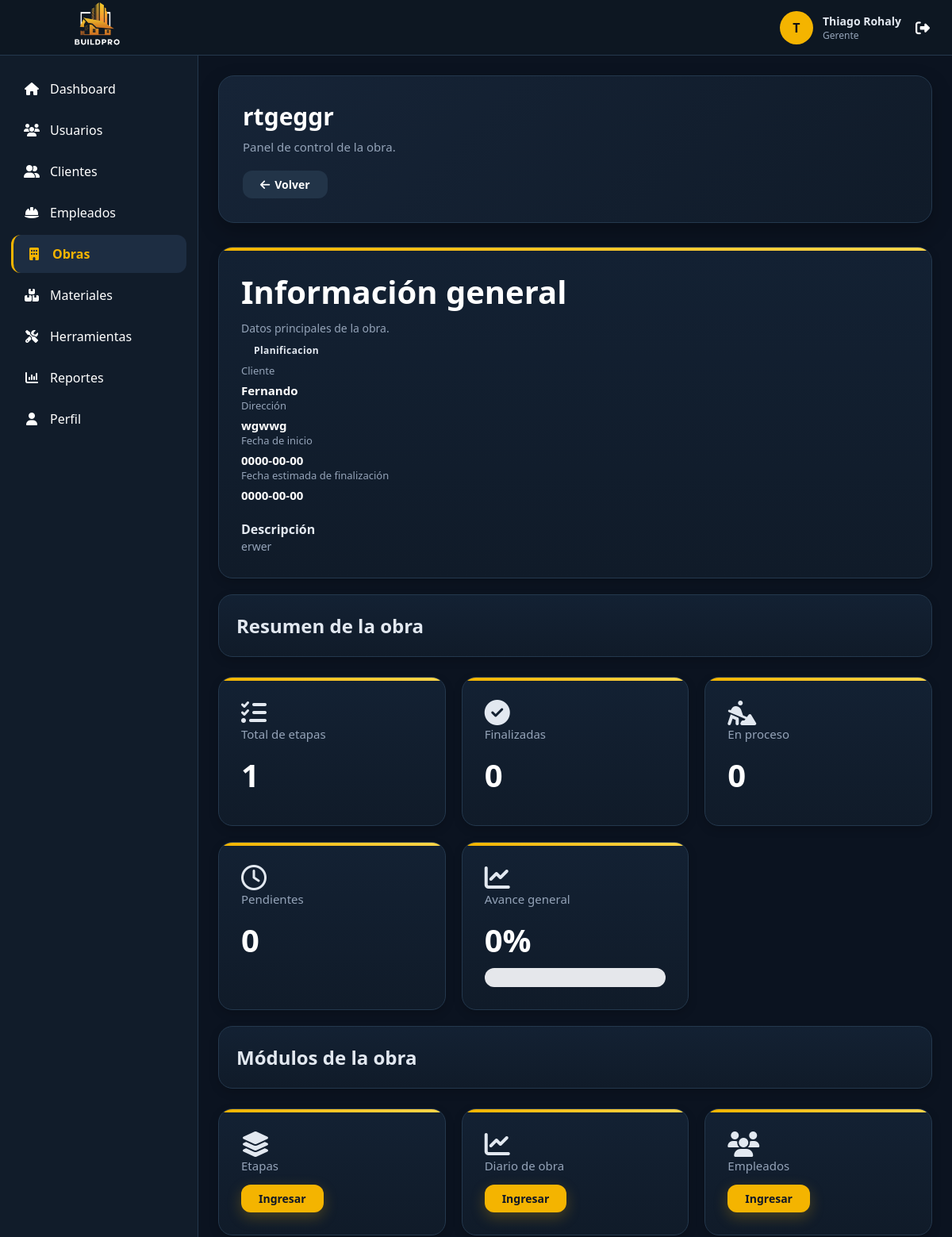
Page /vistas/obras/ver.php?id=15 (signed in, upper part) on the earlier database version.
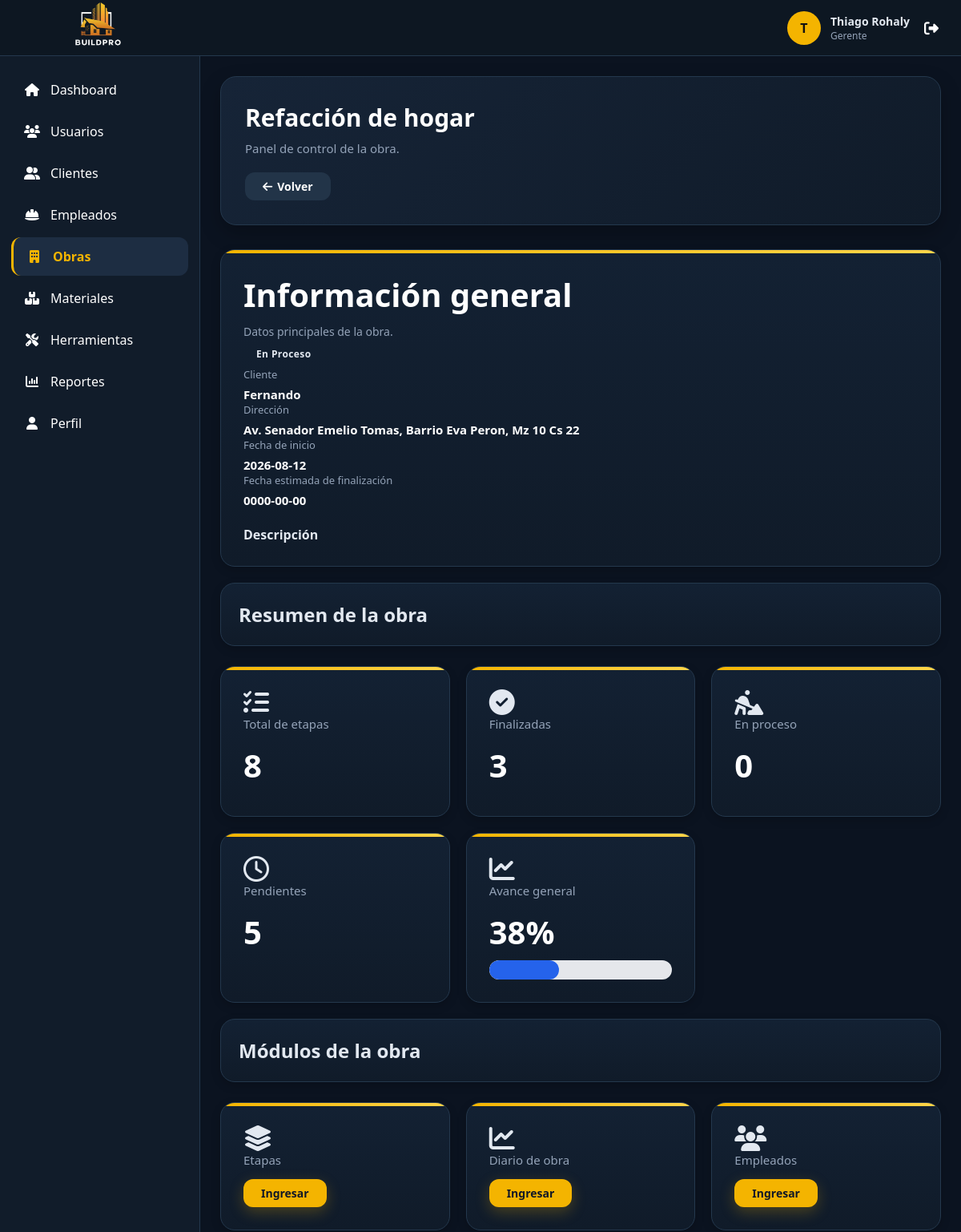
Same page on the later database version.
### tables this page shows
CREATE TABLE `obra` (
  `id_obra` int(11) NOT NULL,
  `id_usuario` int(11) NOT NULL,
  `nombre_obra` varchar(150) NOT NULL,
  `direccion` varchar(255) NOT NULL,
  `descripcion` text DEFAULT NULL,
  `fecha_inicio` date DEFAULT NULL,
  `fecha_fin` date DEFAULT NULL,
  `estado` enum('Planificacion','En Proceso','Finalizada','Cancelada','Suspendida') DEFAULT 'Planificacion',
  `activo` tinyint(1) NOT NULL DEFAULT 1
);

CREATE TABLE `usuario` (
  `id_usuario` int(11) NOT NULL,
  `id_rol` int(11) NOT NULL,
  `nombre` varchar(100) NOT NULL,
  `apellido` varchar(100) NOT NULL,
  `documento` varchar(20) DEFAULT NULL,
  `correo` varchar(150) NOT NULL,
  `contraseña` varchar(255) NOT NULL,
  `telefono` varchar(20) DEFAULT NULL,
  `direccion` varchar(255) DEFAULT NULL,
  `salario` decimal(12,2) DEFAULT NULL,
  `fecha_registro` datetime DEFAULT current_timestamp(),
  `estado` tinyint(1) DEFAULT 1 COMMENT '1=Activo, 0=Inactivo'
);

### modelos/Conexion.php (called while the page is built)
<?php
class Conexion {
    private $host = "localhost";
    private $usuario = "root";
    private $password = "";
    private $baseDatos = "constructora";
    public function conectar(){
        try {
            $conexion = new PDO(
                "mysql:host=".$this->host.";dbname=".$this->baseDatos.";charset=utf8",
                $this->usuario,
                $this->password
            );
            $conexion->setAttribute(
                PDO::ATTR_ERRMODE,
                PDO::ERRMODE_EXCEPTION
            );
            return $conexion;
        } catch(PDOException $e){
            die("Error de conexión: ".$e->getMessage());
        }
    }
}
?>

### modelos/Obra.php (called while the page is built, shortened)
<?php
require_once "Conexion.php";
class Obra
{
    private $conexion;
    public function __construct()
    {
        $db = new Conexion();
        $this->conexion = $db->conectar();
    }
    public function buscarPorId($id)
{
    $sql = "SELECT
                o.*,
                u.nombre AS nombre_cliente,
                u.apellido AS apellido_cliente
            FROM obra o
            INNER JOIN usuario u
                ON o.id_usuario = u.id_usuario
            WHERE o.id_obra = :id";
    $consulta = $this->conexion->prepare($sql);
    $consulta->bindParam(":id", $id, PDO::PARAM_INT);
    $consulta->execute();
    return $consulta->fetch(PDO::FETCH_ASSOC);
}
}

### modelos/Etapa.php (called while the page is built, shortened)
<?php
require_once "Conexion.php";
class Etapa
{
    private $conexion;
    public function __construct()
    {
        $db = new Conexion();
        $this->conexion = $db->conectar();
    }
    public function calcularAvance($id_obra)
    {
        $sql = "SELECT
                COUNT(*) AS total,
                SUM(CASE WHEN estado='Finalizada' THEN 1 ELSE 0 END) AS finalizadas
            FROM etapa_obra
            WHERE id_obra = ?";
        $stmt = $this->conexion->prepare($sql);
        $stmt->execute([$id_obra]);
        $resultado = $stmt->fetch(PDO::FETCH_ASSOC);
        return round(
            ($resultado["finalizadas"] / $resultado["total"]) * 100
        );
    }
    public function obtenerResumen($id_obra)
    {
        $sql = "SELECT
                COUNT(*) AS total,
                SUM(CASE WHEN estado='Finalizada' THEN 1 ELSE 0 END) AS finalizadas,
                SUM(CASE WHEN estado='En Proceso' THEN 1 ELSE 0 END) AS proceso,
                SUM(CASE WHEN estado='Pendiente' THEN 1 ELSE 0 END) AS pendientes
            FROM etapa_obra
            WHERE id_obra=?";
        $stmt = $this->conexion->prepare($sql);
        $stmt->execute([$id_obra]);
        $datos = $stmt->fetch(PDO::FETCH_ASSOC);
        return [
            "total" => (int)$datos["total"],
            "finalizadas" => (int)$datos["finalizadas"],
            "proceso" => (int)$datos["proceso"],
            "pendientes" => (int)$datos["pendientes"]
        ];
    }
}

### vistas/obras/ver.php (the view, shortened to what the changed rows need)
<?php
require_once "../../modelos/Obra.php";
require_once "../../modelos/Etapa.php";
$obra = new Obra();
$id = $_GET["id"] ?? 0;
$detalle = $obra->buscarPorId($id);
$etapa = new Etapa();
$avance = $etapa->calcularAvance($id);
$resumen = $etapa->obtenerResumen($id);
require_once "../../layouts/header.php";
?>
<main class="content">
    <div class="page-header">
        <div>
            <h1 class="page-title">
                <?= htmlspecialchars($detalle["nombre_obra"]) ?>
            </h1>
            <p class="page-subtitle">
                Panel de control de la obra.
            </p>
        </div>
    </div>
    <div class="card" style="margin-bottom: 20px;">
        <div class="card-header">
            <div>
                <h2>
                    Información general
                </h2>
                <p>
                </p>
            </div>
            <span class="badge">
                <?= htmlspecialchars($detalle["estado"]) ?>
            </span>
        </div>
        <div class="info-grid">
            <div class="info-item">
                <span>
                    Cliente
                </span>
                <strong>
                    <?= htmlspecialchars($detalle["nombre_cliente"]) ?>
                </strong>
            </div>
            <div class="info-item">
                <span>
                    Dirección
                </span>
                <strong>
                    <?= htmlspecialchars($detalle["direccion"]) ?>
                </strong>
            </div>
            <div class="info-item">
                <span>
                    Fecha de inicio
                </span>
                <strong>
                    <?= htmlspecialchars($detalle["fecha_inicio"]) ?>
                </strong>
            </div>
            <div class="info-item">
                <span>
                    Fecha estimada de finalización
                </span>
                <strong>
                    <?= htmlspecialchars($detalle["fecha_fin"]) ?>
                </strong>
            </div>
        </div>
        <br>
        <strong>
            Descripción
        </strong>
        <p>
            <?= nl2br(htmlspecialchars($detalle["descripcion"])) ?>
        </p>
    </div>
    <div class="toolbar">
        <h2>
            Resumen de la obra
        </h2>
    </div>
    <div class="cards-grid">
        <div class="card">
            <i class="fa-solid fa-list-check fa-2x"></i>
            <h3>
                Total de etapas
            </h3>
            <h2>
                <?= $resumen["total"] ?>
            </h2>
        </div>
        <div class="card">
            <i class="fa-solid fa-circle-check fa-2x"></i>
            <h3>
                Finalizadas
            </h3>
            <h2>
                <?= $resumen["finalizadas"] ?>
            </h2>
        </div>
        <div class="card">
            <h2>
                <?= $resumen["proceso"] ?>
            </h2>
        </div>
        <div class="card">
            <i class="fa-regular fa-clock fa-2x"></i>
            <h3>
                Pendientes
            </h3>
            <h2>
                <?= $resumen["pendientes"] ?>
            </h2>
        </div>
        <div class="card">
            <i class="fa-solid fa-chart-line fa-2x"></i>
            <h3>
                Avance general
            </h3>
            <h2>
                <?= $avance ?>%
            </h2>
            <div class="progress">
                <div
                    class="progress-bar"
                    style="width: <?= $avance ?>%;">
                </div>
            </div>
        </div>
    </div>
    <div class="toolbar" style="margin-top: 20px;">
        <h2>
            Módulos de la obra
        </h2>
    </div>
</main>
<?php require_once "../../layouts/footer.php"; ?>

Differences in the rows shown:
changed obra "Fernando": nombre_obra "rtgeggr" → "Refacción de hogar"; estado "Planificacion" → "En Proceso"; direccion "wgwwg" → "Av. Senador Emelio Tomas, Barrio Eva Peron, Mz 10 Cs 22"; fecha_inicio "0000-00-00" → "2026-08-12"; descripcion "erwer" → (not shown)
Other differences:
$resumen["total"]: "1" → "8"
$resumen["finalizadas"]: "0" → "3"
$resumen["pendientes"]: "0" → "5"
$avance: "0" → "38"
